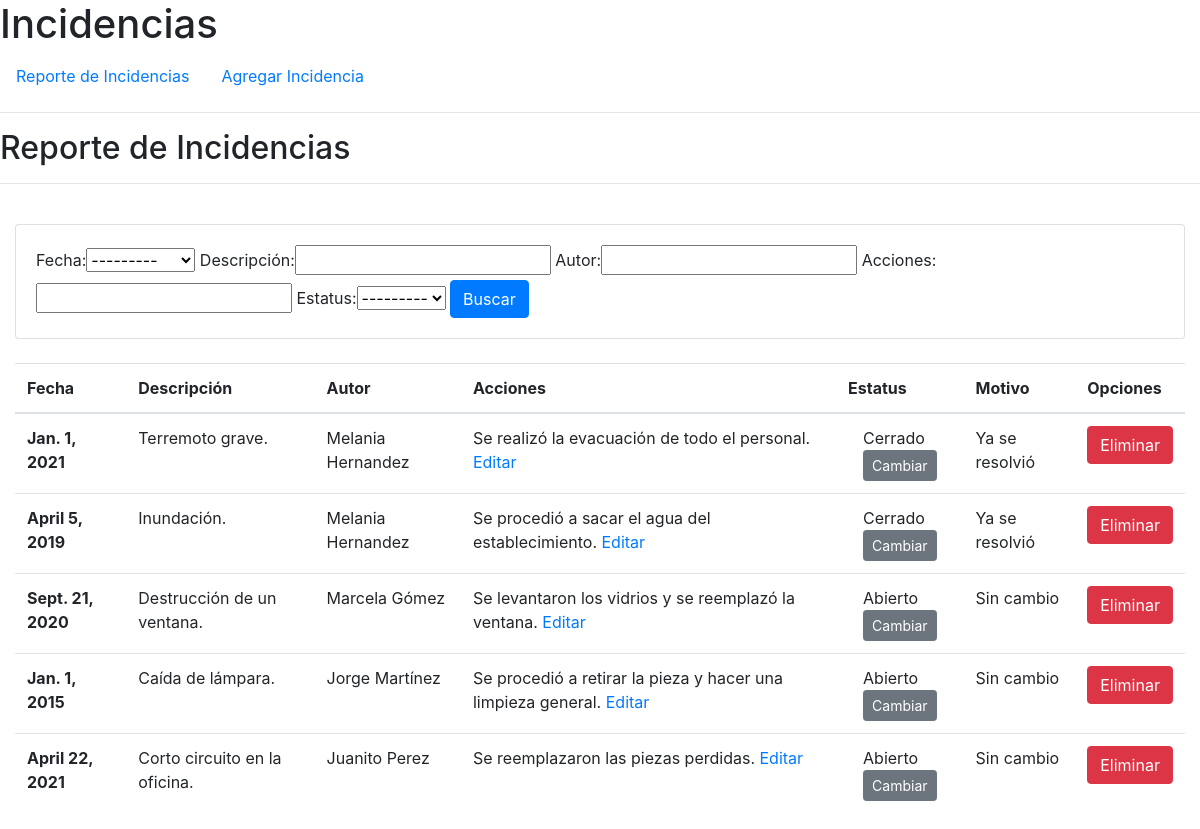
Before: / with the older database file.
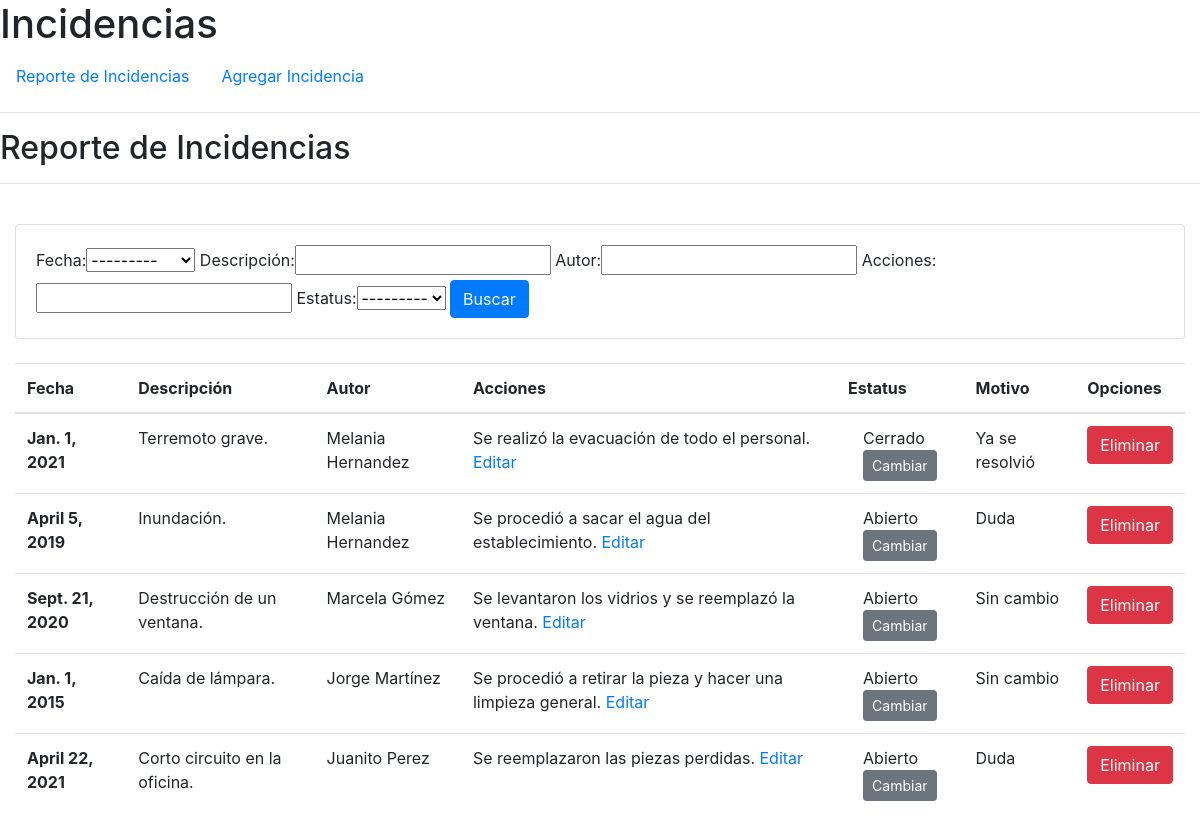
After: the same page with the newer database file.
### registro/models.py (models this page shows)
class Incidencia(models.Model):
    fecha = models.DateField()
    descripcion = models.TextField(max_length=100)
    autor = models.CharField(max_length=50)
    acciones = models.TextField(max_length=200)
    estatus = models.CharField(max_length=20)
    cambioEstatus = models.CharField(max_length=30, null=True, default="Sin cambio")

### registro/views.py (the view)
# urls.py: path("", views.index, name="index"),
def index(request):
    incidencias = Incidencia.objects.all()
    filtro = IncidenciaFilter(request.GET, queryset=incidencias)
    incidencias = filtro.qs
    return render(request, "registro/index.html", {
        "incidencias": incidencias,
        "filtro": filtro
    })

### registro/templates/registro/index.html (shortened to what this page needs)
{% extends "registro/layout.html" %}
{% block body %}
<h2>Reporte de Incidencias</h2>
<hr>
<div class="container-fluid">
<br>
<div class="card card-body">
    <div class="row">
        <form method="get">
            <div class="col">
                {{filtro.form}}
                <button class="btn btn-primary" type="submit">Buscar</button>
            </div>
        </form>
    </div>
</div>
<br>
<div class="table-responsive">
    <table class="table table-hover">
        <thead>
            <tr>
                <th scope="col">Fecha</th>
                <th scope="col">Descripción</th>
                <th scope="col">Autor</th>
                <th scope="col">Acciones</th>
                <th scope="col">Estatus</th>
                <th scope="col">Motivo</th>
                <th scope="col">Opciones</th>
            </tr>
        </thead>
        <tbody>
            {% for incidencia in incidencias %}
            <tr>
                <th scope="row">{{incidencia.fecha}}</th>
                <td>{{incidencia.descripcion}}</td>
                <td>{{incidencia.autor}}</td>
                <td>
                    {{incidencia.acciones}}
                    <a href="/editarAcciones/{{incidencia.id}}">Editar</a>
                </td>
                <td>
                        <div class="col">
                            {{incidencia.estatus}}
                        </div>
                        <div class="col">
                            <a class="btn btn-secondary btn-sm" href="/cambiarEstatus/{{incidencia.id}}">Cambiar</a>
                        </div>
                </td>
                <td>{{incidencia.cambioEstatus}}</td>
                <td>
                    <a class="btn btn-danger" href="/eliminar/{{incidencia.id}}">Eliminar</a>
                </td>
            </tr>
            {% endfor %}
        </tbody>
    </table>
</div>
{% endblock %}

Changed rows visible on the page:
changed Incidencia "April 5, 2019": estatus "Cerrado" → "Abierto"; cambioEstatus "Ya se resolvió" → "Duda"
changed Incidencia "April 22, 2021": cambioEstatus "Sin cambio" → "Duda"
